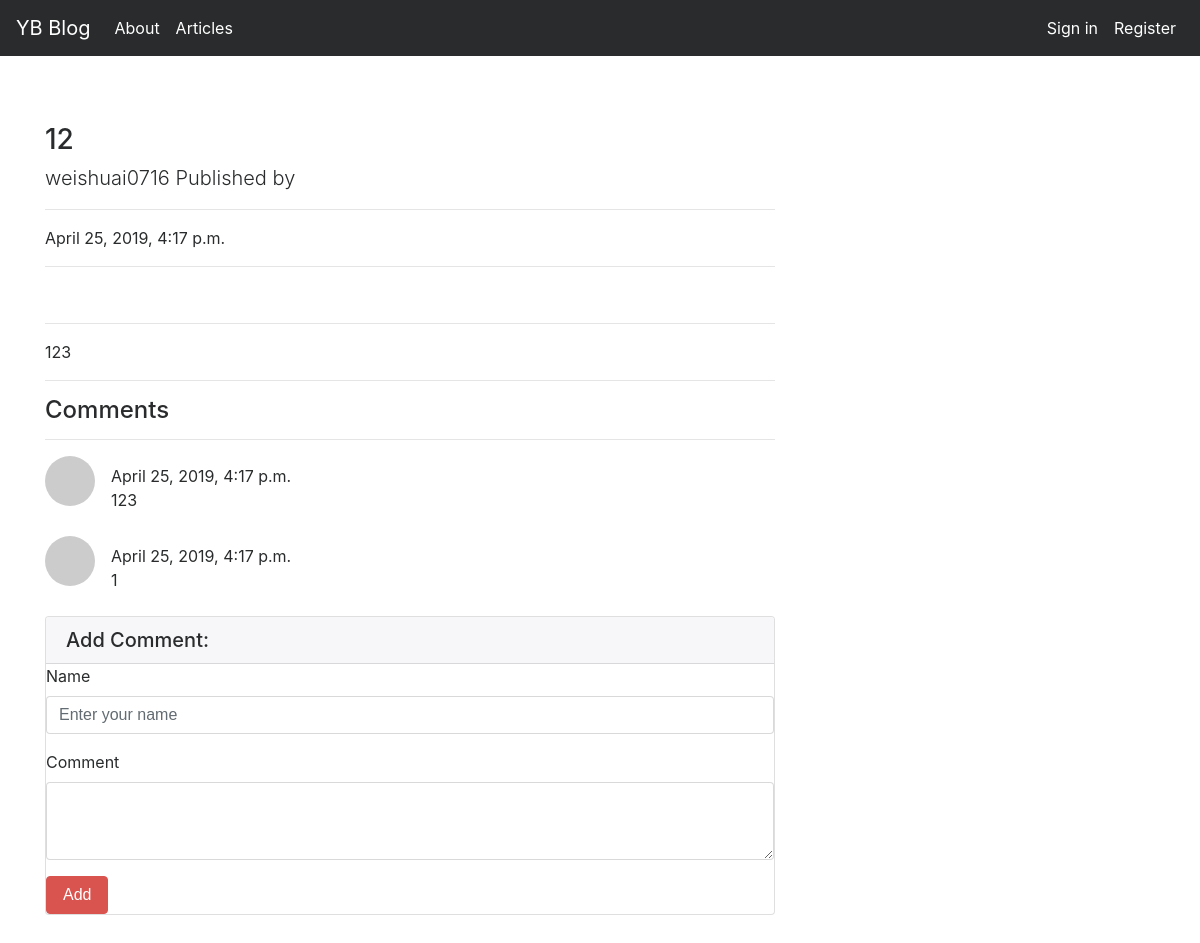
The app's page /articles/article/1 with its own data.
### article/models.py (models this page shows, shortened)
class Article(models.Model):
    author = models.ForeignKey("auth.User",on_delete = models.CASCADE,verbose_name = "Author ")
    title = models.CharField(max_length = 50,verbose_name = "Title")
    content = RichTextField()
    created_date = models.DateTimeField(auto_now_add=True,verbose_name="Date Created")
    article_image = models.FileField(blank = True,null = True,verbose_name="Add Photos to Article")
    class Meta:
        ordering = ['-created_date']

class Comment(models.Model):
    article = models.ForeignKey(Article,on_delete = models.CASCADE,verbose_name = "Article",related_name="comments")
    comment_author = models.CharField(max_length = 50,verbose_name = "Name")
    comment_content = models.CharField(max_length = 200,verbose_name = "Comment")
    comment_date = models.DateTimeField(auto_now_add=True)
    class Meta:
        ordering = ['-comment_date']

### article/views.py (the view)
# urls.py: path('article/<int:id>',views.detail,name = "detail"),
def detail(request,id):
    article = get_object_or_404(Article,id = id)
    comments = article.comments.all()
    return render(request,"detail.html",{"article":article,"comments":comments})

### templates/detail.html (shortened to what this page needs)
{% extends "layout.html" %}
{% block body %}
<div class="row">
    <div class="col-lg-8">
      <h3 class="mt-4">{{article.title}}</h3>
      <p class="lead">
        {{article.author.username}} Published by
      </p>
      <hr>
      <p>{{article.created_date}}</p>
      <hr>
      <hr>
      <p class="lead">
          {{article.content|safe}}
      </p>
      <hr>
      <h4>Comments</h4>
      <hr>
      {% if comments %}
      {% for comment in comments  %}
        <div class="media mb-4">
          <img class="d-flex mr-3 rounded-circle" src="http://placehold.it/50x50" alt="">
          <div class="media-body">
            {{comment.comment_date}} <br>
            {{comment.comment_content}}
          </div>
        </div>
      {% endfor %}
      {% else %}
      <div class ="alert alert-danger">
        Be the first to write a review!
      </div>
      {% endif %}
      <div class="card my-4">
          <h5 class="card-header">Add Comment:</h5>
          <div class="card-body">
            <form method = "post" action = "{% url 'article:comment' article.id %}">
              <div class="form-group">
                  <label for="formGroupExampleInput">Name</label>
                  <input name = "comment_author" type="text" class="form-control" id="formGroupExampleInput" placeholder="Enter your name">
                </div>
              <div class="form-group">
                  <label for="formGroupExampleInput">Comment</label>
                <textarea name = "comment_content" class="form-control" rows="3"></textarea>
              </div>
              <button type="submit" class="btn btn-danger">Add</button>
            </form>
          </div>
        </div>
        </div>
      </div>
{% endblock body %}

### records on screen
Article: title "12", author.username "weishuai0716", created_date "April 25, 2019, 4:17 p.m.", content "123"
Comment: comment_date "April 25, 2019, 4:17 p.m.", comment_content "123"
Comment: comment_date "April 25, 2019, 4:17 p.m.", comment_content "1"
